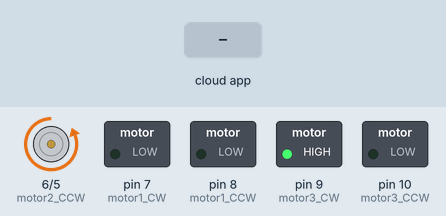
The sketch below on a simulated Arduino Uno, built with avr-gcc and run on an emulated ATmega328P. Shown: motor-driver pin pairs drawn as motors (green arrow = first pin HIGH = forward, orange = second pin HIGH = backward, longer = more drive), switched loads named in the sketch (green lamp = pin HIGH). The inputs (shaded band) are chosen by the test bench. The ROS host is connected and sends only what is stated.

Above: at 1.2 s.
1.3 s: the phone or cloud app sets topic_multi_data to 1
At 2.2 s:
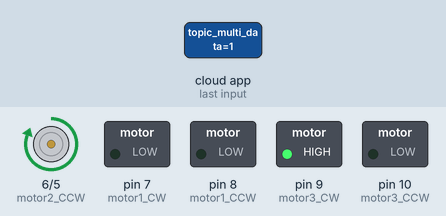
2.8 s: the phone or cloud app sets topic_multi_data to 0
At 3.4 s:
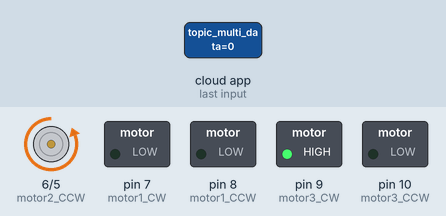
Timing chart, 0 to 5.8 s (numbered marks = the images above; inputs shaded):
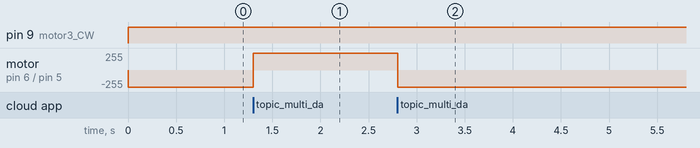

Measured:
- after the input at 1.3 s, motor on pin 6 (motor2_CCW) / pin 5 (motor2_CW): backward 255/255 → forward 255/255 at once
- after the input at 2.8 s, motor on pin 6 (motor2_CCW) / pin 5 (motor2_CW): forward 255/255 → backward 255/255 at once

The sketch:

node_motor_imu.ino
```cpp
/*
   rosserial Subscriber Example
   Blinks an LED on callback
*/

#include <ros.h>
#include <std_msgs/String.h>
#include<std_msgs/Int16.h>

#define motor2_CW 5
#define motor2_CCW 6

#define motor1_CW 7
#define motor1_CCW 8

#define motor3_CW 9
#define motor3_CCW 10

float radian30 = 0.523599; // alpha 1
float radian90 = 1.5708; //   phi/2
float radian150 = 2.61799; // alpha 2
float radian270 = 4.71239; // alpha 3

float a = sin (radian30 + radian90);  //m11
float b = sin (radian150 + radian90); //m12
float c = sin (radian270 + radian90); //m13
float d = cos (radian30 + radian90);  //m21
float e = cos (radian150 + radian90); //m22
float f = cos (radian270 + radian90); //m23

int g = 1; //m31
int h = 1; //m32
int i = 1; //m33

int f1CW;
int f1CCW;

int f2CW;
int f2CCW;

int f3CW;
int f3CCW;

int TOF_Read;

float ax;
float ay;
float w;

double dett = (b*f*g) + (e*a*i) + (c*d*h) - (a*f*h) - (b*d*i) - (e*c*g);
double mult = 1 / dett;
double force1;
double force2;
double force3;

ros::NodeHandle  nh;
float dataax = 0;
float dataay = 0;
float dataaw = 0;
String isi_multi_data_c;
void baca_multi_data( const std_msgs::String& isi_multi_data) {

  isi_multi_data_c = (isi_multi_data.data);
  dataax = (getValue(isi_multi_data_c, ' ', 0)).toFloat();
  dataay = (getValue(isi_multi_data_c, ' ', 1)).toFloat();
  dataaw = (getValue(isi_multi_data_c, ' ', 2)).toFloat();

  //  digitalWrite(LED_BUILTIN, HIGH - digitalRead(LED_BUILTIN)); // blink the led
}

void mathematical() {
  ax = dataax;
  ay = dataay;
  w = dataaw;

  force1 = ((((e - f) * mult) * ax) + (((c - b) * mult) * ay) + ((((b * f) - (e * c)) * mult) * w));
  force2 = ((((-d + f) * mult) * ax) + (((a - c) * mult) * ay) + (((-(a * f) + (c * d)) * mult) * w));
  force3 = ((((d - e) * mult) * ax) + (((b - a) * mult) * ay) + ((((e * a) - (b * d)) * mult) * w));

  if (force1 >= 0) {
    f1CW = map(force1, 0, 0.91, 0, 255);
    f1CCW = 0;
  }

  if (force1 < 0) {
    f1CW = 0;
    f1CCW = map(force1, 0, -0.91, 0, 255);
  }

  if (force2 >= 0) {
    f2CW = map(force2, 0, 0.91, 0, 255);
    f2CCW = 0;
  }

  if (force2 < 0) {
    f2CW = 0;
    f2CCW = map(force2, 0, -0.91, 0, 255);
  }

  if (force3 >= 0) {
    f3CW = map(force3, 0, 0.91, 0, 255);
    f3CCW = 0;
  }

  if (force3 < 0) {
    f3CW = 0;
    f3CCW = map(force3, 0, -0.91, 0, 255);
  }
  //f1CW = map(force1, 0, 0.91, 0, 255);
  //f1CCW = map(force1, 0, -0.91, 0, 255);

  //f2CW = map(force2, 0, 0.91, 0, 255);
  //f2CCW = map(force2, 0, -0.91, 0, 255);

  //f3CW = map(force3, 0, 0.91, 0, 255);
  //f3CCW = map(force3, 0, -0.91, 0, 255);
}

//std_msgs::Int16 imu_data;

ros::Subscriber<std_msgs::String> sub("topic_multi_data", baca_multi_data);
//ros::Publisher pub_imu("topic_sensor_imu", &imu_data);

String getValue(String data, char separator, int index)
{
  int found = 0;
  int strIndex[] = {0, -1};
  int maxIndex = data.length() - 1;

  for (int i = 0; i <= maxIndex && found <= index; i++) {
    if (data.charAt(i) == separator || i == maxIndex) {
      found++;
      strIndex[0] = strIndex[1] + 1;
      strIndex[1] = (i == maxIndex) ? i + 1 : i;
    }
  }

  return found > index ? data.substring(strIndex[0], strIndex[1]) : "";
}

void setup()
{
  //pinMode(LED_BUILTIN, OUTPUT);
  nh.initNode();
  nh.subscribe(sub);
  //nh.advertise(pub_imu);
//
//  Wire.begin();
//  mpu.begin();
//  delay(1000);
//  mpu.calcOffsets();

  pinMode(motor1_CW, OUTPUT);
  pinMode(motor1_CCW, OUTPUT);

  pinMode(motor2_CW, OUTPUT);
  pinMode(motor2_CCW, OUTPUT);

  pinMode(motor3_CW, OUTPUT);
  pinMode(motor3_CCW, OUTPUT);
}

void loop()
{
  mathematical();
  analogWrite(motor1_CCW, f1CCW);
  analogWrite(motor1_CW, f1CW);
  analogWrite(motor2_CCW, f2CCW);
  analogWrite(motor2_CW, f2CW);
  analogWrite(motor3_CCW, f3CCW);
  analogWrite(motor3_CW, f3CW);
//
//  mpu.update();
//  imu_data.data = mpu.getAngleZ()*100;
//  pub_imu.publish(&imu_data);

  nh.spinOnce();
  delay(1);
}
```
